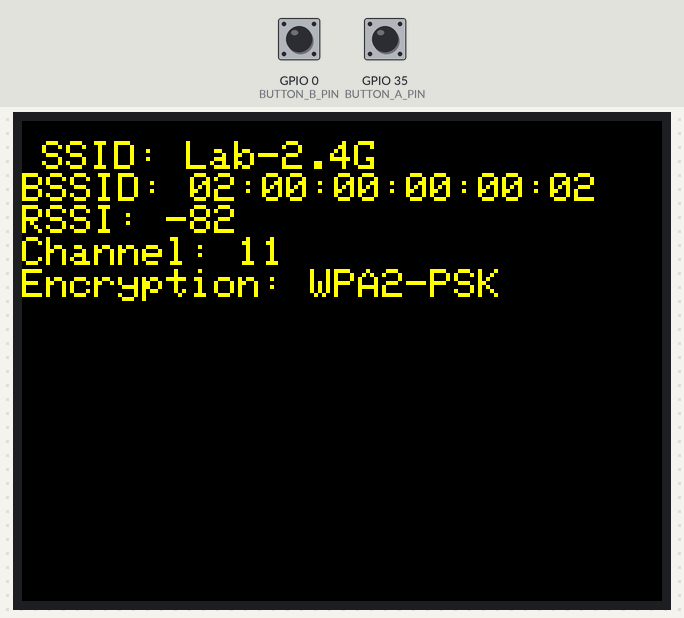
The sketch below on a simulated ESP32. Parts: 320×240 colour display. The inputs (shaded band) are chosen by the test bench; at power-on: GPIO 35 (BUTTON_A_PIN) LOW, GPIO 0 (BUTTON_B_PIN) HIGH. A WiFi scan finds three made-up networks; what the sketch prints to the serial monitor is not drawn.

Above: at 2.4 s.
At 3.4 s:
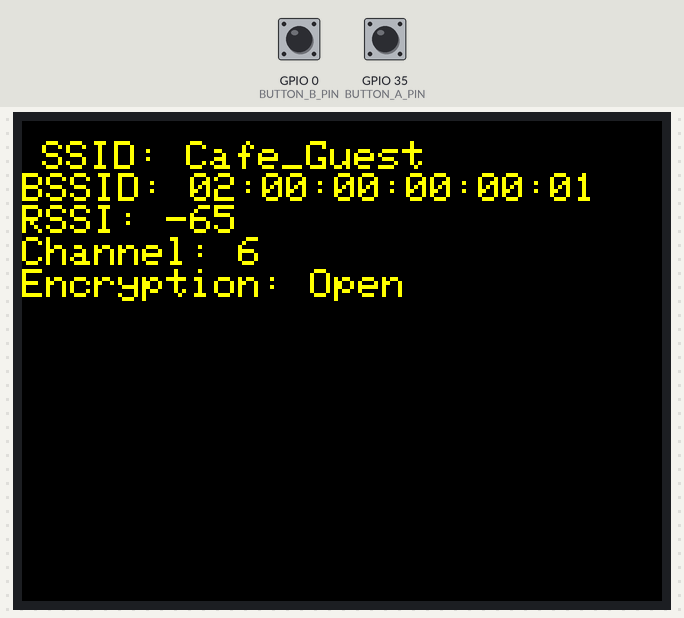
3.5 s: GPIO 35 (BUTTON_A_PIN) pulled HIGH for 3.2 s
At 7.3 s:
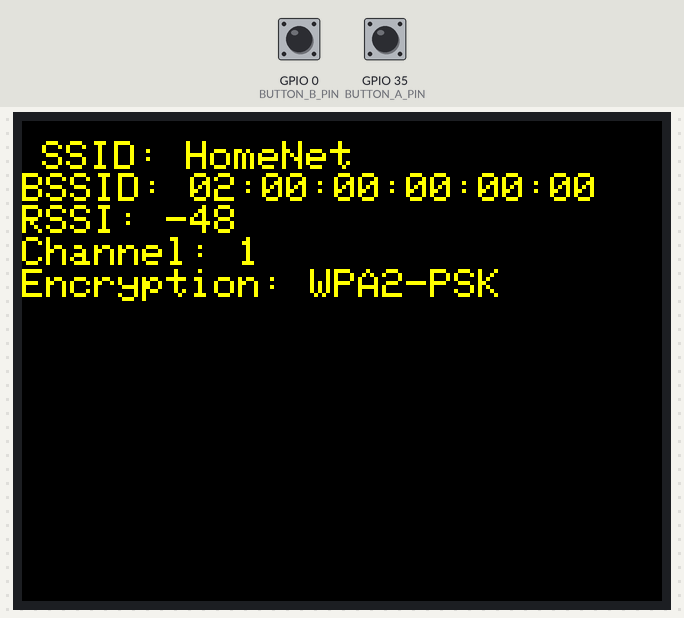
10.1 s: GPIO 0 (BUTTON_B_PIN) pulled LOW for 3.2 s
15.8 s: GPIO 0 (BUTTON_B_PIN) pulsed LOW 5 times (0.12 s each, 0.3 s apart)
Timing chart, 0 to 18.8 s (numbered marks = the images above; inputs shaded):
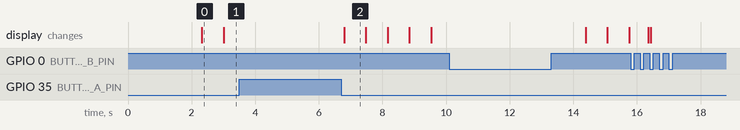

Measured:
- what the display in image 0 shows lasts 0.7 s, from 2.3 s to 3.0 s

The sketch:

ttgo_netscan.ino
```cpp
#include <WiFi.h>
#include <TFT_eSPI.h>

#define BUTTON_A_PIN 35 // Define pin for button A
#define BUTTON_B_PIN 0  // Define pin for button B

TFT_eSPI tft = TFT_eSPI();
int currentAPIndex = 0; // Index of the currently displayed access point
int numNetworks = 0;    // Number of networks found
bool scanDone = false;  // Flag to indicate if scanning is done

void setup() {
  Serial.begin(115200);
  tft.begin();
  tft.setRotation(1); // Adjust rotation if needed

  // Initialize buttons
  pinMode(BUTTON_A_PIN, INPUT);
  pinMode(BUTTON_B_PIN, INPUT);

  // Scan for Wi-Fi networks
  scanNetworks();
}

void loop() {
  if (digitalRead(BUTTON_B_PIN) == LOW) {
    // Rescan Wi-Fi networks when button B is pressed
    scanNetworks();
    return;
  }

  if (!scanDone) {
    // Display scanning message while scanning
    displayScanningMessage();
    delay(500);
    return;
  }

  // Check button presses to switch between access points
  if (digitalRead(BUTTON_A_PIN) == LOW) {
    currentAPIndex--;
    if (currentAPIndex < 0) {
      currentAPIndex = numNetworks - 1;
    }
    displayAccessPointInfo(currentAPIndex);
    delay(500); // Button debounce delay
  }

  delay(100); // Small delay to prevent button press detection issues
}

void scanNetworks() {
  numNetworks = WiFi.scanNetworks();
  if (numNetworks == 0) {
    Serial.println("No networks found");
    tft.setTextColor(TFT_RED);
    tft.setTextSize(2);
    tft.setCursor(10, 10);
    tft.println("No networks found");
    scanDone = true;
  } else {
    Serial.println("Scanning for networks...");
    displayAccessPointInfo(currentAPIndex);
    scanDone = true;
  }
}

void displayScanningMessage() {
  tft.fillScreen(TFT_BLACK); // Clear screen before displaying message
  tft.setTextColor(TFT_YELLOW);
  tft.setTextSize(1);
  tft.setCursor(10, 10);
  tft.println("Scanning...");
}

void displayAccessPointInfo(int index) {
  tft.fillScreen(TFT_BLACK); // Clear screen before displaying info
  tft.setTextColor(TFT_YELLOW);
  tft.setTextSize(2);
  tft.setCursor(10, 10);
  tft.print("SSID: ");
  tft.println(WiFi.SSID(index));
  tft.print("BSSID: ");
  tft.println(WiFi.BSSIDstr(index)); // Display BSSID
  tft.print("RSSI: ");
  tft.println(WiFi.RSSI(index));
  tft.print("Channel: ");
  tft.println(WiFi.channel(index));
  tft.print("Encryption: ");
  tft.println(getEncryptionType(WiFi.encryptionType(index)));
}

String getEncryptionType(int encryptionType) {
  switch (encryptionType) {
    case WIFI_AUTH_OPEN:
      return "Open";
    case WIFI_AUTH_WEP:
      return "WEP";
    case WIFI_AUTH_WPA_PSK:
      return "WPA-PSK";
    case WIFI_AUTH_WPA2_PSK:
      return "WPA2-PSK";
    case WIFI_AUTH_WPA_WPA2_PSK:
      return "WPA/WPA2-PSK";
    default:
      return "Unknown";
  }
}
```
